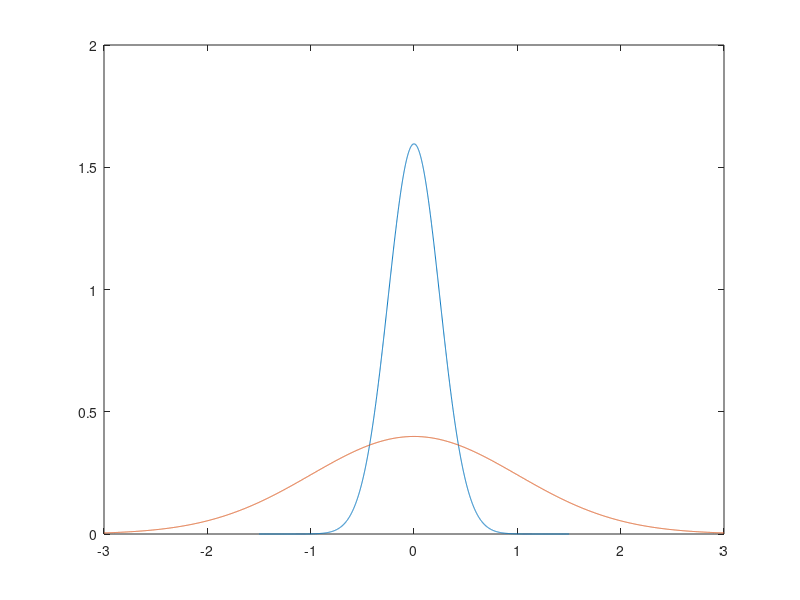

This chart was generated by the following MATLAB code:
clc; 
sd=0.5; 
mean=0; 
x=[mean-3*sd: 0.001 :mean+3*sd]; 
y=normpdf(x, mean,sd^2); 
plot(x,y); 
 
hold on 
sd1=1; 
x=[mean-3*sd1: 0.001 :mean+3*sd1]; 
y=normpdf(x, mean,sd1^2); 
plot(x,y); 